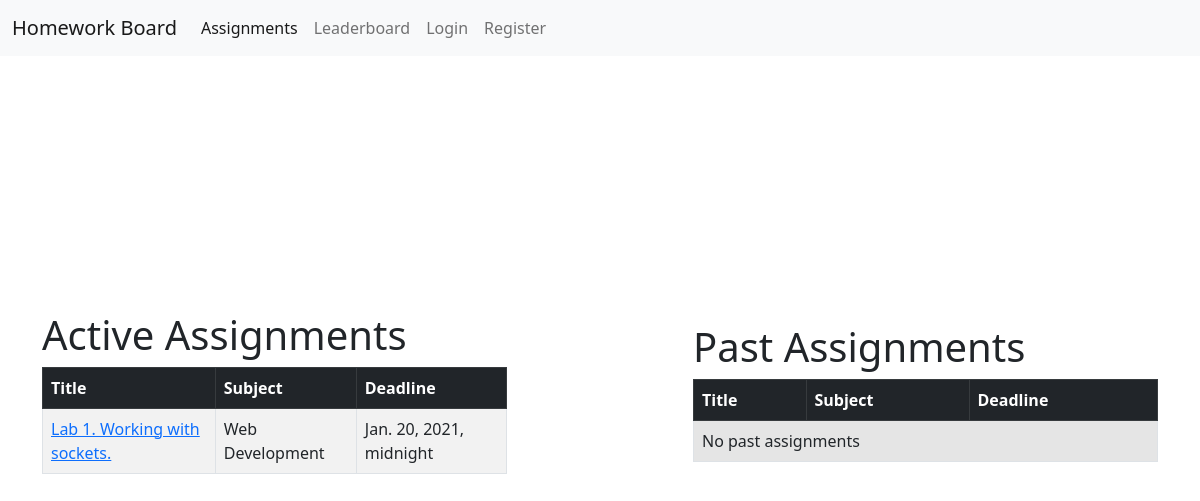
The page / on the database its author committed.
### homework/models.py (models this page shows, shortened)
class Assignment(models.Model):
    title = models.CharField(max_length=250)
    subject = models.ForeignKey(
        Subject, on_delete=models.CASCADE, related_name='assignment')
    teacher = models.CharField(max_length=100)
    date_of_issue = models.DateTimeField(auto_now_add=True, blank=True)
    deadline = models.DateTimeField()
    description = models.CharField(max_length=1000)
    penalties = models.CharField(max_length=500)
    is_active = models.BooleanField(default=True)

class Subject(models.Model):
    title = models.CharField(max_length=100)
    credit = models.DecimalField(max_digits=2, decimal_places=1)
    def __str__(self):
        return self.title

### homework/views.py (the view)
# urls.py: path('', views.IndexView.as_view(), name='index'),
class IndexView(ListView):
    model = Assignment
    context_object_name = 'assignments'
    template_name = 'homework/index.html'
    def get_queryset(self):
        queryset = {
            'active_assignments': Assignment.objects.filter(is_active=True).order_by('-deadline'),
            'inactive_assignments': Assignment.objects.filter(is_active=False).order_by('-deadline')
        }
        return queryset

### homework/templates/homework/index.html (shortened to what this page needs)
{% extends "homework/layout.html" %}
{% block body %}
<div class="container vh-100 d-flex justify-content-between align-items-center">
  <div class="col-md-5">
    <h1>Active Assignments</h1>
    <table class="table table-striped table-bordered">
      <thead class="table-dark">
        <tr>
          <th scope="col">Title</th>
          <th scope="col">Subject</th>
          <th scope="col">Deadline</th>
        </tr>
      </thead>
      <tbody>
        {% if assignments.active_assignments %}
        {% for assignment in assignments.active_assignments %}
        <tr>
          <td><a href="{% url 'assignment-detail' assignment.pk %}">{{ assignment.title }}</a></td>
          <td>{{ assignment.subject }}</td>
          <td>{{ assignment.deadline }}</td>
        </tr>
        {% endfor %}
        {% else %}
        <tr>
          <td colspan="3" class="table-active">No active assignments</td>
        </tr>
        {% endif %}
      </tbody>
    </table>
  </div>
  <div class="col-md-5">
    <h1>Past Assignments</h1>
    <table class="table table-striped table-bordered">
      <thead class="table-dark">
        <tr>
          <th scope="col">Title</th>
          <th scope="col">Subject</th>
          <th scope="col">Deadline</th>
        </tr>
      </thead>
      <tbody>
        {% if assignments.inactive_assignments %}
        {% for assignment in assignments.inactive_assignments %}
        <tr>
          <td>{{ assignment.title }}</td>
          <td>{{ assignment.subject }}</td>
          <td>{{ assignment.deadline }}</td>
        </tr>
        {% endfor %}
        {% else %}
        <tr>
          <td colspan="3" class="table-active">No past assignments</td>
        </tr>
        {% endif %}
      </tbody>
    </table>
  </div>
</div>
{% endblock body %}

### rows shown on the page
Assignment: title "Lab 1. Working with sockets.", subject "Web Development", deadline "Jan. 20, 2021, midnight"
